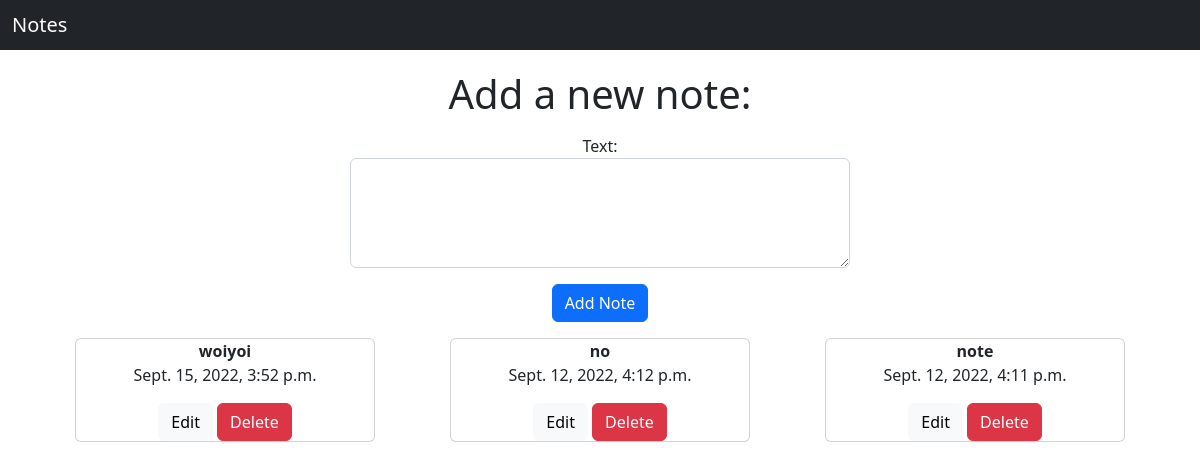
Before: / with the older database file.
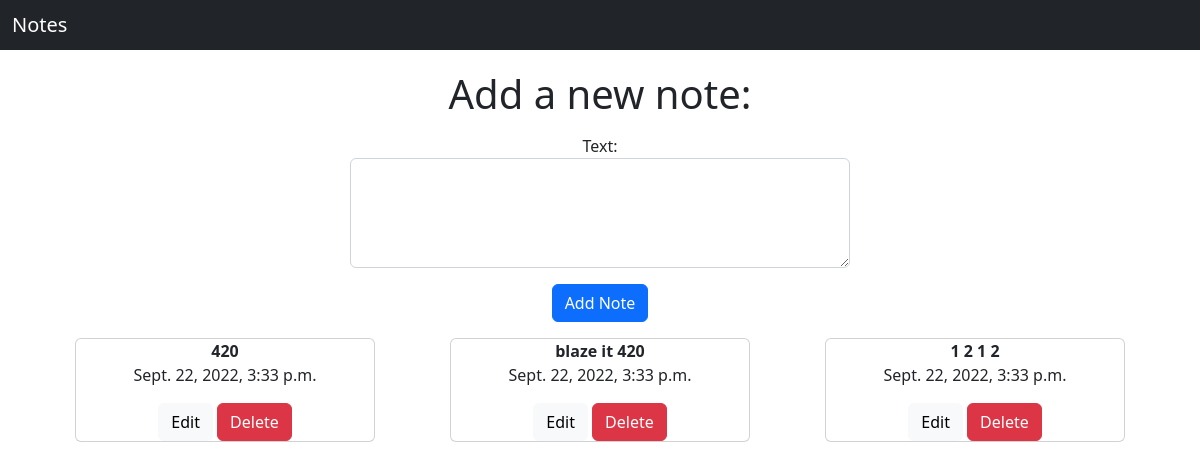
After: the same page with the newer database file.
### notes/models.py (models this page shows, shortened)
class Notes(models.Model):
    text = models.CharField(max_length=500)
    date = models.DateTimeField(auto_now_add=True)

### notes/views.py (the view)
# urls.py: path('', notesViews.index, name='index'),
def index(request):
    if request.method == 'POST': #method is post as we are inputting data
        form = NoteForm(request.POST) #creating an instance for this form
        newNote = form.save(commit=False) #creating the object but not committing yet - may not be needed
        newNote.save() #creating the note object
        notes = Notes.objects.all().order_by('-date')
        return render(request, "home.html", {'form':NoteForm, 'notes':notes})
    else:
        notes = Notes.objects.all().order_by('-date')
    return render(request, "home.html", {'form':NoteForm, 'notes':notes})

### notes/templates/home.html (shortened to what this page needs)
<!DOCTYPE html>
<html>
    <head lang="en">
        <link href="https://cdn.jsdelivr.net/npm/bootstrap@5.2.0/dist/css/bootstrap.min.css" rel="stylesheet">
    </head>
    <body>
        <nav class="navbar navbar-dark bg-dark">
            <div class="container-fluid">
                <span class="navbar-brand mb-0 h1">Notes</span>
            </div>
        </nav>
        <center><h1 style="padding-top: 20px;">Add a new note: </h1>
        <p class="card-text">
            <form method="POST" style="width:500px;">
              {{ form.as_p }}
              <button type="submit" class="btn btn-primary">
                Add Note
              </button>
            </form>
        </p>
        <div style="display: flex; justify-content:space-evenly; flex-wrap: wrap;">
              {% for note in notes %}
              <div class="card" style="width: 300px;">
                  <b><p class="card-text">{{ note.text }}</p></b>
                  <p class="card-text">{{ note.date }}</p>
                  <div>
                  <a class="btn btn-light">Edit</a>
                  <a class="btn btn-danger"href="delete/{{ note.id }}">Delete</a>
                  </div>
              </div>
              {% endfor %}
        </div>
        </center>
    </body>
</html>

Changed rows visible on the page:
removed Notes: text "woiyoi", date "Sept. 15, 2022, 3:52 p.m."
removed Notes: text "no", date "Sept. 12, 2022, 4:12 p.m."
removed Notes: text "note", date "Sept. 12, 2022, 4:11 p.m."
added Notes: text "420", date "Sept. 22, 2022, 3:33 p.m."
added Notes: text "blaze it 420", date "Sept. 22, 2022, 3:33 p.m."
added Notes: text "1 2 1 2", date "Sept. 22, 2022, 3:33 p.m."
